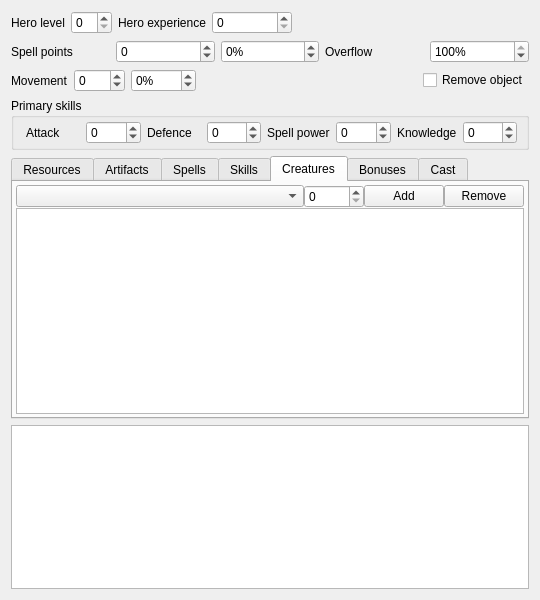
<?xml version="1.0" encoding="UTF-8"?>
<ui version="4.0">
 <class>RewardWidget</class>
 <widget class="QWidget" name="RewardWidget">
  <property name="geometry">
   <rect>
    <x>0</x>
    <y>0</y>
    <width>540</width>
    <height>600</height>
   </rect>
  </property>
  <layout class="QVBoxLayout" name="verticalLayout">
   <item>
    <layout class="QHBoxLayout" name="horizontalLayout_40">
     <item>
      <widget class="QLabel" name="label_42">
       <property name="text">
        <string>Hero level</string>
       </property>
      </widget>
     </item>
     <item>
      <widget class="QSpinBox" name="heroLevel">
       <property name="minimumSize">
        <size>
         <width>40</width>
         <height>0</height>
        </size>
       </property>
      </widget>
     </item>
     <item>
      <widget class="QLabel" name="label_43">
       <property name="text">
        <string>Hero experience</string>
       </property>
      </widget>
     </item>
     <item>
      <widget class="QSpinBox" name="heroExperience">
       <property name="minimumSize">
        <size>
         <width>80</width>
         <height>0</height>
        </size>
       </property>
       <property name="maximum">
        <number>100000</number>
       </property>
       <property name="singleStep">
        <number>100</number>
       </property>
      </widget>
     </item>
     <item>
      <spacer name="horizontalSpacer_11">
       <property name="orientation">
        <enum>Qt::Orientation::Horizontal</enum>
       </property>
       <property name="sizeHint" stdset="0">
        <size>
         <width>40</width>
         <height>20</height>
        </size>
       </property>
      </spacer>
     </item>
    </layout>
   </item>
   <item>
    <layout class="QHBoxLayout" name="horizontalLayout_41">
     <item>
      <widget class="QLabel" name="label_44">
       <property name="text">
        <string>Spell points</string>
       </property>
      </widget>
     </item>
     <item>
      <widget class="QSpinBox" name="manaDiff">
       <property name="minimumSize">
        <size>
         <width>60</width>
         <height>0</height>
        </size>
       </property>
       <property name="minimum">
        <number>-999</number>
       </property>
       <property name="maximum">
        <number>999</number>
       </property>
      </widget>
     </item>
     <item>
      <widget class="QSpinBox" name="manaPercentage">
       <property name="suffix">
        <string>%</string>
       </property>
       <property name="minimum">
        <number>-100</number>
       </property>
       <property name="maximum">
        <number>1000</number>
       </property>
      </widget>
     </item>
     <item>
      <widget class="QLabel" name="label_45">
       <property name="text">
        <string>Overflow</string>
       </property>
      </widget>
     </item>
     <item>
      <widget class="QSpinBox" name="overflowFactor">
       <property name="suffix">
        <string>%</string>
       </property>
       <property name="maximum">
        <number>100</number>
       </property>
       <property name="value">
        <number>100</number>
       </property>
      </widget>
     </item>
    </layout>
   </item>
   <item>
    <layout class="QHBoxLayout" name="horizontalLayout_38">
     <item>
      <widget class="QLabel" name="label_37">
       <property name="text">
        <string>Movement</string>
       </property>
      </widget>
     </item>
     <item>
      <widget class="QSpinBox" name="movePoints">
       <property name="minimum">
        <number>-999</number>
       </property>
       <property name="maximum">
        <number>999</number>
       </property>
      </widget>
     </item>
     <item>
      <widget class="QSpinBox" name="movePercentage">
       <property name="suffix">
        <string>%</string>
       </property>
       <property name="minimum">
        <number>-100</number>
       </property>
       <property name="maximum">
        <number>1000</number>
       </property>
      </widget>
     </item>
     <item>
      <spacer name="horizontalSpacer_10">
       <property name="orientation">
        <enum>Qt::Orientation::Horizontal</enum>
       </property>
       <property name="sizeHint" stdset="0">
        <size>
         <width>40</width>
         <height>20</height>
        </size>
       </property>
      </spacer>
     </item>
     <item>
      <widget class="QCheckBox" name="removeObject">
       <property name="text">
        <string>Remove object</string>
       </property>
      </widget>
     </item>
    </layout>
   </item>
   <item>
    <widget class="QGroupBox" name="groupBox_5">
     <property name="title">
      <string>Primary skills</string>
     </property>
     <layout class="QHBoxLayout" name="horizontalLayout_39">
      <property name="leftMargin">
       <number>12</number>
      </property>
      <property name="topMargin">
       <number>3</number>
      </property>
      <property name="bottomMargin">
       <number>3</number>
      </property>
      <item>
       <widget class="QLabel" name="label_38">
        <property name="text">
         <string>Attack</string>
        </property>
       </widget>
      </item>
      <item>
       <widget class="QSpinBox" name="attack">
        <property name="minimum">
         <number>-99</number>
        </property>
       </widget>
      </item>
      <item>
       <widget class="QLabel" name="label_39">
        <property name="text">
         <string>Defence</string>
        </property>
       </widget>
      </item>
      <item>
       <widget class="QSpinBox" name="defence">
        <property name="minimum">
         <number>-99</number>
        </property>
       </widget>
      </item>
      <item>
       <widget class="QLabel" name="label_40">
        <property name="text">
         <string>Spell power</string>
        </property>
       </widget>
      </item>
      <item>
       <widget class="QSpinBox" name="power">
        <property name="minimum">
         <number>-99</number>
        </property>
       </widget>
      </item>
      <item>
       <widget class="QLabel" name="label_41">
        <property name="text">
         <string>Knowledge</string>
        </property>
       </widget>
      </item>
      <item>
       <widget class="QSpinBox" name="knowledge">
        <property name="minimum">
         <number>-99</number>
        </property>
       </widget>
      </item>
     </layout>
    </widget>
   </item>
   <item>
    <widget class="QTabWidget" name="tabWidget_4">
     <property name="currentIndex">
      <number>4</number>
     </property>
     <property name="elideMode">
      <enum>Qt::TextElideMode::ElideNone</enum>
     </property>
     <property name="usesScrollButtons">
      <bool>true</bool>
     </property>
     <property name="tabBarAutoHide">
      <bool>true</bool>
     </property>
     <widget class="QWidget" name="tab_15">
      <attribute name="title">
       <string>Resources</string>
      </attribute>
      <layout class="QHBoxLayout" name="horizontalLayout_29">
       <property name="leftMargin">
        <number>3</number>
       </property>
       <property name="topMargin">
        <number>3</number>
       </property>
       <property name="rightMargin">
        <number>3</number>
       </property>
       <property name="bottomMargin">
        <number>3</number>
       </property>
       <item>
        <widget class="QTableWidget" name="resources">
         <property name="editTriggers">
          <set>QAbstractItemView::EditTrigger::NoEditTriggers</set>
         </property>
         <property name="selectionMode">
          <enum>QAbstractItemView::SelectionMode::NoSelection</enum>
         </property>
         <property name="columnCount">
          <number>2</number>
         </property>
         <attribute name="horizontalHeaderVisible">
          <bool>false</bool>
         </attribute>
         <attribute name="horizontalHeaderDefaultSectionSize">
          <number>180</number>
         </attribute>
         <attribute name="horizontalHeaderStretchLastSection">
          <bool>true</bool>
         </attribute>
         <attribute name="verticalHeaderVisible">
          <bool>false</bool>
         </attribute>
         <attribute name="verticalHeaderDefaultSectionSize">
          <number>24</number>
         </attribute>
         <column/>
         <column/>
        </widget>
       </item>
      </layout>
     </widget>
     <widget class="QWidget" name="tab_16">
      <attribute name="title">
       <string>Artifacts</string>
      </attribute>
      <layout class="QHBoxLayout" name="horizontalLayout_30">
       <property name="leftMargin">
        <number>3</number>
       </property>
       <property name="topMargin">
        <number>3</number>
       </property>
       <property name="rightMargin">
        <number>3</number>
       </property>
       <property name="bottomMargin">
        <number>3</number>
       </property>
       <item>
        <widget class="QListWidget" name="artifacts">
         <property name="editTriggers">
          <set>QAbstractItemView::EditTrigger::NoEditTriggers</set>
         </property>
         <property name="selectionMode">
          <enum>QAbstractItemView::SelectionMode::NoSelection</enum>
         </property>
         <property name="isWrapping" stdset="0">
          <bool>true</bool>
         </property>
        </widget>
       </item>
      </layout>
     </widget>
     <widget class="QWidget" name="tab_17">
      <attribute name="title">
       <string>Spells</string>
      </attribute>
      <layout class="QHBoxLayout" name="horizontalLayout_31">
       <property name="leftMargin">
        <number>3</number>
       </property>
       <property name="topMargin">
        <number>3</number>
       </property>
       <property name="rightMargin">
        <number>3</number>
       </property>
       <property name="bottomMargin">
        <number>3</number>
       </property>
       <item>
        <widget class="QListWidget" name="spells">
         <property name="editTriggers">
          <set>QAbstractItemView::EditTrigger::NoEditTriggers</set>
         </property>
         <property name="selectionMode">
          <enum>QAbstractItemView::SelectionMode::NoSelection</enum>
         </property>
         <property name="isWrapping" stdset="0">
          <bool>true</bool>
         </property>
        </widget>
       </item>
      </layout>
     </widget>
     <widget class="QWidget" name="tab_18">
      <attribute name="title">
       <string>Skills</string>
      </attribute>
      <layout class="QHBoxLayout" name="horizontalLayout_32">
       <property name="leftMargin">
        <number>3</number>
       </property>
       <property name="topMargin">
        <number>3</number>
       </property>
       <property name="rightMargin">
        <number>3</number>
       </property>
       <property name="bottomMargin">
        <number>3</number>
       </property>
       <item>
        <widget class="QTableWidget" name="skills">
         <property name="columnCount">
          <number>2</number>
         </property>
         <attribute name="horizontalHeaderVisible">
          <bool>false</bool>
         </attribute>
         <attribute name="horizontalHeaderDefaultSectionSize">
          <number>180</number>
         </attribute>
         <attribute name="verticalHeaderVisible">
          <bool>false</bool>
         </attribute>
         <attribute name="verticalHeaderDefaultSectionSize">
          <number>24</number>
         </attribute>
         <column/>
         <column/>
        </widget>
       </item>
      </layout>
     </widget>
     <widget class="QWidget" name="tab_19">
      <attribute name="title">
       <string>Creatures</string>
      </attribute>
      <layout class="QVBoxLayout" name="verticalLayout_10">
       <property name="spacing">
        <number>0</number>
       </property>
       <property name="leftMargin">
        <number>3</number>
       </property>
       <property name="topMargin">
        <number>3</number>
       </property>
       <property name="rightMargin">
        <number>3</number>
       </property>
       <property name="bottomMargin">
        <number>3</number>
       </property>
       <item>
        <layout class="QHBoxLayout" name="horizontalLayout_33">
         <item>
          <widget class="QComboBox" name="creatureId">
           <property name="sizePolicy">
            <sizepolicy hsizetype="Expanding" vsizetype="Fixed">
             <horstretch>0</horstretch>
             <verstretch>0</verstretch>
            </sizepolicy>
           </property>
          </widget>
         </item>
         <item>
          <widget class="QSpinBox" name="creatureAmount">
           <property name="minimumSize">
            <size>
             <width>60</width>
             <height>0</height>
            </size>
           </property>
           <property name="maximum">
            <number>9999</number>
           </property>
           <property name="stepType">
            <enum>QAbstractSpinBox::StepType::AdaptiveDecimalStepType</enum>
           </property>
          </widget>
         </item>
         <item>
          <widget class="QPushButton" name="creatureAdd">
           <property name="text">
            <string>Add</string>
           </property>
          </widget>
         </item>
         <item>
          <widget class="QPushButton" name="creatureRemove">
           <property name="text">
            <string>Remove</string>
           </property>
          </widget>
         </item>
        </layout>
       </item>
       <item>
        <widget class="QTableWidget" name="creatures">
         <property name="editTriggers">
          <set>QAbstractItemView::EditTrigger::NoEditTriggers</set>
         </property>
         <property name="selectionMode">
          <enum>QAbstractItemView::SelectionMode::MultiSelection</enum>
         </property>
         <property name="selectionBehavior">
          <enum>QAbstractItemView::SelectionBehavior::SelectRows</enum>
         </property>
         <property name="columnCount">
          <number>2</number>
         </property>
         <attribute name="horizontalHeaderVisible">
          <bool>false</bool>
         </attribute>
         <attribute name="horizontalHeaderDefaultSectionSize">
          <number>180</number>
         </attribute>
         <attribute name="verticalHeaderVisible">
          <bool>false</bool>
         </attribute>
         <column/>
         <column/>
        </widget>
       </item>
      </layout>
     </widget>
     <widget class="QWidget" name="tab_20">
      <attribute name="title">
       <string>Bonuses</string>
      </attribute>
      <layout class="QVBoxLayout" name="verticalLayout_11">
       <property name="leftMargin">
        <number>3</number>
       </property>
       <property name="rightMargin">
        <number>3</number>
       </property>
       <property name="bottomMargin">
        <number>3</number>
       </property>
       <item>
        <layout class="QHBoxLayout" name="horizontalLayout_34">
         <item>
          <widget class="QLabel" name="label_32">
           <property name="text">
            <string>Duration</string>
           </property>
          </widget>
         </item>
         <item>
          <widget class="QComboBox" name="bonusDuration">
           <property name="sizeAdjustPolicy">
            <enum>QComboBox::SizeAdjustPolicy::AdjustToMinimumContentsLengthWithIcon</enum>
           </property>
           <property name="minimumContentsLength">
            <number>5</number>
           </property>
          </widget>
         </item>
         <item>
          <widget class="QLabel" name="label_33">
           <property name="text">
            <string>Type</string>
           </property>
          </widget>
         </item>
         <item>
          <widget class="QComboBox" name="bonusType">
           <property name="sizeAdjustPolicy">
            <enum>QComboBox::SizeAdjustPolicy::AdjustToMinimumContentsLengthWithIcon</enum>
           </property>
           <property name="minimumContentsLength">
            <number>5</number>
           </property>
          </widget>
         </item>
         <item>
          <widget class="QLabel" name="label_34">
           <property name="text">
            <string>Value</string>
           </property>
          </widget>
         </item>
         <item>
          <widget class="QSpinBox" name="bonusValue">
           <property name="minimum">
            <number>-999</number>
           </property>
           <property name="maximum">
            <number>999</number>
           </property>
          </widget>
         </item>
        </layout>
       </item>
       <item>
        <layout class="QHBoxLayout" name="horizontalLayout_35">
         <item>
          <spacer name="horizontalSpacer_8">
           <property name="orientation">
            <enum>Qt::Orientation::Horizontal</enum>
           </property>
           <property name="sizeHint" stdset="0">
            <size>
             <width>40</width>
             <height>20</height>
            </size>
           </property>
          </spacer>
         </item>
         <item>
          <widget class="QPushButton" name="bonusAdd">
           <property name="text">
            <string>Add</string>
           </property>
          </widget>
         </item>
         <item>
          <widget class="QPushButton" name="bonusRemove">
           <property name="text">
            <string>Remove</string>
           </property>
          </widget>
         </item>
        </layout>
       </item>
       <item>
        <widget class="QTableWidget" name="bonuses">
         <property name="editTriggers">
          <set>QAbstractItemView::EditTrigger::NoEditTriggers</set>
         </property>
         <property name="selectionMode">
          <enum>QAbstractItemView::SelectionMode::MultiSelection</enum>
         </property>
         <property name="selectionBehavior">
          <enum>QAbstractItemView::SelectionBehavior::SelectRows</enum>
         </property>
         <attribute name="horizontalHeaderDefaultSectionSize">
          <number>150</number>
         </attribute>
         <attribute name="horizontalHeaderStretchLastSection">
          <bool>false</bool>
         </attribute>
         <attribute name="verticalHeaderVisible">
          <bool>false</bool>
         </attribute>
         <attribute name="verticalHeaderDefaultSectionSize">
          <number>24</number>
         </attribute>
         <column>
          <property name="text">
           <string>Duration</string>
          </property>
         </column>
         <column>
          <property name="text">
           <string>Type</string>
          </property>
         </column>
         <column>
          <property name="text">
           <string>Value</string>
          </property>
         </column>
        </widget>
       </item>
      </layout>
     </widget>
     <widget class="QWidget" name="tab_21">
      <attribute name="title">
       <string>Cast</string>
      </attribute>
      <layout class="QVBoxLayout" name="verticalLayout_12">
       <item>
        <widget class="QCheckBox" name="castSpellCheck">
         <property name="text">
          <string>Cast an adventure map spell</string>
         </property>
        </widget>
       </item>
       <item>
        <layout class="QHBoxLayout" name="horizontalLayout_36">
         <item>
          <widget class="QLabel" name="label_35">
           <property name="text">
            <string>Spell</string>
           </property>
          </widget>
         </item>
         <item>
          <widget class="QComboBox" name="castSpell">
           <property name="sizePolicy">
            <sizepolicy hsizetype="Expanding" vsizetype="Fixed">
             <horstretch>0</horstretch>
             <verstretch>0</verstretch>
            </sizepolicy>
           </property>
          </widget>
         </item>
        </layout>
       </item>
       <item>
        <layout class="QHBoxLayout" name="horizontalLayout_37">
         <item>
          <widget class="QLabel" name="label_36">
           <property name="text">
            <string>Magic school level</string>
           </property>
          </widget>
         </item>
         <item>
          <widget class="QComboBox" name="castLevel">
           <property name="sizePolicy">
            <sizepolicy hsizetype="Expanding" vsizetype="Fixed">
             <horstretch>0</horstretch>
             <verstretch>0</verstretch>
            </sizepolicy>
           </property>
          </widget>
         </item>
         <item>
          <spacer name="horizontalSpacer_9">
           <property name="orientation">
            <enum>Qt::Orientation::Horizontal</enum>
           </property>
           <property name="sizeHint" stdset="0">
            <size>
             <width>40</width>
             <height>20</height>
            </size>
           </property>
          </spacer>
         </item>
        </layout>
       </item>
       <item>
        <spacer name="verticalSpacer_2">
         <property name="orientation">
          <enum>Qt::Orientation::Vertical</enum>
         </property>
         <property name="sizeHint" stdset="0">
          <size>
           <width>20</width>
           <height>40</height>
          </size>
         </property>
        </spacer>
       </item>
      </layout>
     </widget>
    </widget>
   </item>
   <item>
    <widget class="QTextEdit" name="rewardInfo">
     <property name="readOnly">
      <bool>true</bool>
     </property>
    </widget>
   </item>
  </layout>
 </widget>
 <resources/>
 <connections/>
</ui>
